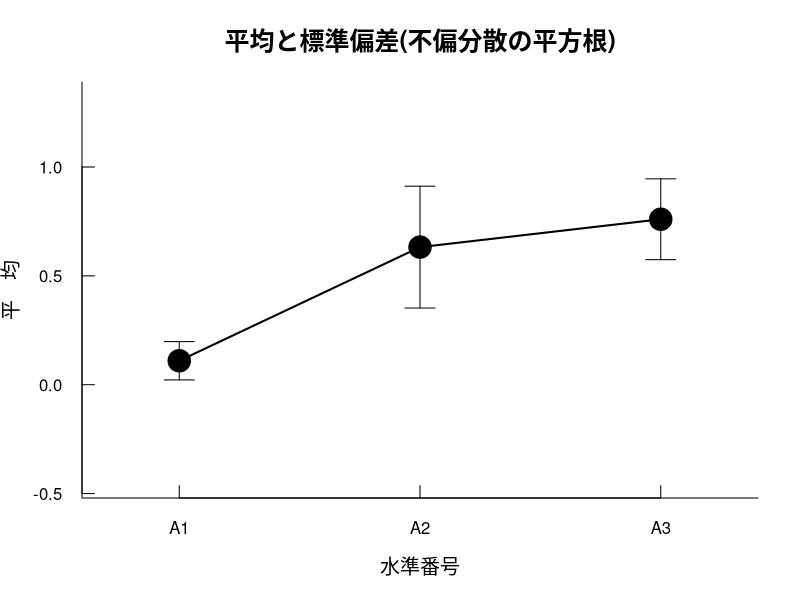
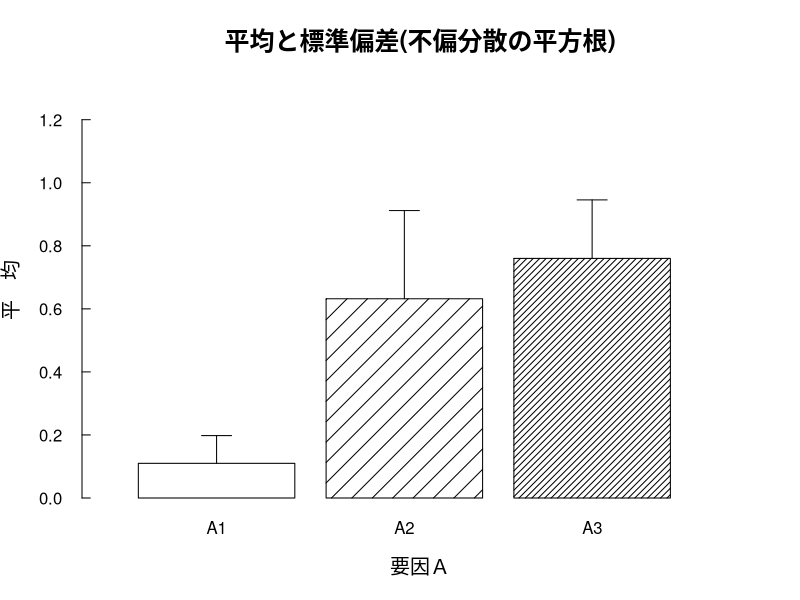
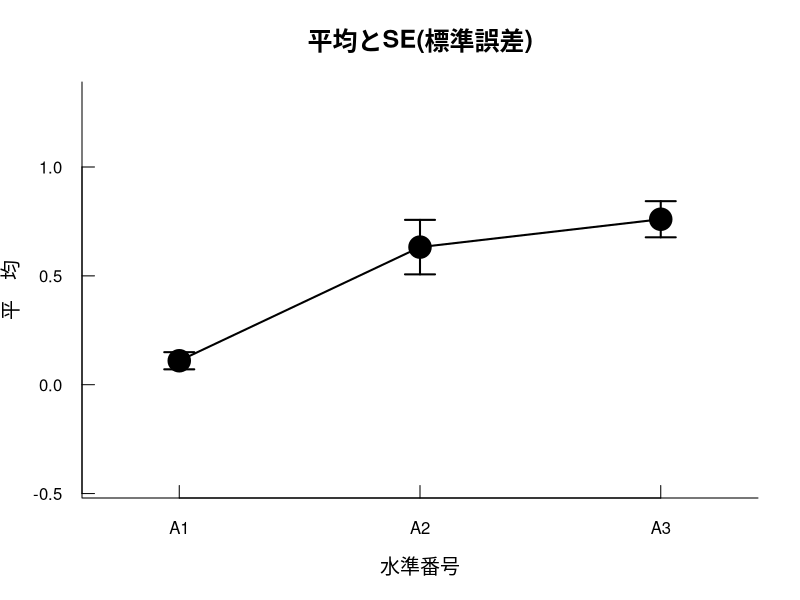
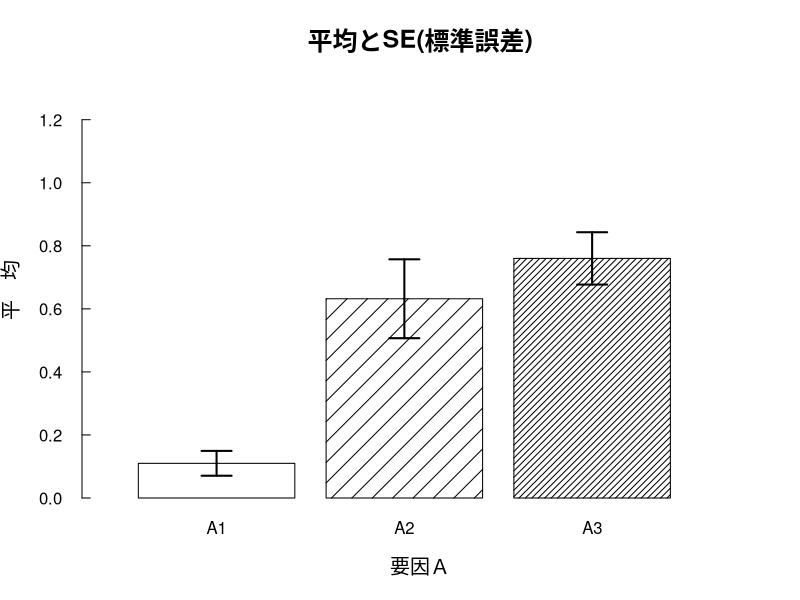

Here is the R script that generated these plots, in order:
##### 分散分析ｓＡ(１要因参加者内)

# パッケージ psych が必要

## js-STARの入力: sA
n    = c(5,5,5)

levA = 3

data = c(
 0.24, 0.16, 0.53,
 0.13, 0.82, 0.90,
 0.11, 0.80, 0.98,
 0, 0.59, 0.76,
 0.07, 0.79, 0.63
)

taju="BH"  # BH, holm, b

## js-STARの入力おわり

## スタック
s = gl(mean(n), levA)
A = gl(levA, 1, n[1]*levA)
sA= data.frame(s, A, data)
N = mean(n)

## 基本統計量
Title="平均と標準偏差(不偏分散の平方根)"
library( psych )
tx0=c(); txD=c()
for( i in 1:levA )
{
 kx= describe(subset(sA,A==i)$data )
 tx0= c(tx0, kx$n,kx$mean,kx$sd,kx$min,kx$max )
 txD= rbind(txD, kx[1,c(5,10:13)] )
}
tx0= matrix(round(tx0,4), nc=5,by=1 )
rownames(tx0)= paste("A.",1:levA, sep="" )
colnames(tx0)= c("   n","    Mean","     SD","   Min","   Max" )
rownames(txD)= rownames(tx0)
colnames(txD)= 
colnames(txD)= c("Median","Range","歪度","尖度","SE" )
hk=tx0[ ,2]; sd=tx0[ ,3]

## 作図
suij= 1:levA # 水準番号
bai=2 # ｙ軸の拡幅倍率

for( L in 1:2 )
{
if( L==1 ) Sd=sd else { Sd=txD[,5]; Title="平均とSE(標準誤差)" }
windows() # ライン図
xjik= c(1-.3, levA+.3) # ｘ軸の拡幅
yjik= c(min(hk)-max(sd)*bai,max(hk)+max(sd)*bai)
plot(suij,hk, bty="l",xli=xjik,yli=yjik,
  tck=0.03,  # 目盛り突起
  las=1,     # 目盛り正立
  xlab="水準番号", ylab="平　均",
  xaxt="n",
  main=Title, cex.main=1.5,cex.lab=1.2 )

meisho=paste("A",1:levA,sep="")
axis(side=1, at=1:levA, tck=0.03,labels=meisho )
arrows(suij,hk, suij,hk+Sd, lwd=L,ang=90,len=0.15 )
arrows(suij,hk, suij,hk-Sd, lwd=L,ang=90,len=0.15 )
lines (suij,hk, lwd=2,col=1)
points(suij,hk, pch=21,cex=3,bg=1 )

windows() # バー図
mitsdo= c(0:(levA-1))*10*log(1:levA) # バーの斜線密度
xjik= c(0,   levA+1) # ｘ軸の拡幅：levA+1
shoh= min(min(hk),0) # 最小平均か,ゼロ
dais= max(sd)        # 最大ＳＤ
yjik=c(shoh+dais*bai*sign(shoh),max(hk)+dais*bai) # ｙ軸の範囲

antx= barplot(hk, xli=xjik, yli=yjik,
 las=1, tck=0.02,     # ｙ軸の目盛
 col=1, den=mitsdo,   # バー斜線密度
 names.arg=paste("A",1:levA,sep=""),
 xlab="要因Ａ", # ｘ軸ラベル名
 ylab="平　均", # ｙ軸ラベル名
 main=Title, cex.main=1.5, cex.lab=1.2 )
arrows(antx,hk, antx,hk+Sd*sign(hk),lwd=L,ang=90,len=0.15 )
if(L==2) arrows(antx,hk,antx,hk-Sd*sign(hk),lwd=L,ang=90,len=0.15 )
}

# ANOVA
NAM="要因Ａ"
kx= anova(lm(data~s+A,sA) )
SS=kx$S; DF=kx$D; MS=kx$M; Fch=kx$F; Pch=kx$P
eta= SS[2]/sum(SS[2:3])
tx1= c()
tx1= matrix(round(c(SS,DF,MS,Fch,Pch,NA,eta,NA),4), nc=6 )
rownames(tx1)= c("  ｓ",NAM,"ｓ×Ａ" )
colnames(tx1)= c("SS","df","MS","Ｆ","ｐ","   ηp2" )
Fch=Fch[2]; Pch=Pch[2]

tx3= c() # 多重比較
if( Pch<0.10 & levA>2 )
{
 kx= pairwise.t.test(sA$data,sA$A,p.ad=taju, pair=1 )
 tx3= round(kx$p.v, 4)
 dimnames(tx3)= list(paste("A.",2:levA,sep=""),paste("A.",1:(levA-1),sep="") )
}

# hkR
dmat= matrix(data,nc=levA, by=1 )
rmat= cor(dmat)
keis= c()
for(x in 1:(levA-1)){ for(y in (x+1):levA) keis=c(keis,rmat[x,y] ) }
hkR= tanh( sum(nrow(dmat)*atanh(keis)) /( nrow(dmat)*length(keis) ) ) # Fisher.Z
if( sum(rmat<0)==0 | (sum(rmat<0)>0 & sum(rmat>0)==levA) ) mixR=0 else mixR=1
tmp= paste("A",1:levA, sep="" )
dimnames(rmat)= list(tmp,tmp)

# 球面性
lmod= lm(dmat~1)
kx= mauchly.test(lmod, X=~1 )
MsW=kx$stat; MsP=kx$p.va
kx= anova(lmod,X=~1,test="Spherical" )
eps= as.numeric(substr(attributes(kx)$head[5:6],29,34) )
tx9= c()
tx9= matrix(round(c(MsW,MsP,eps), 4), nc=4 )
rownames(tx9)="要因Ａ"
colnames(tx9)= c("Mauchly's W","   ｐ値","  G-G_ε"," H-F_ε" )

crP= c()
eps[ eps>1 ]=1
GGp= pf(Fch,DF[2]*eps[1],DF[3]*eps[1],low=0 )
HFp= pf(Fch,DF[2]*eps[2],DF[3]*eps[2],low=0 )
crP= matrix(round(c(DF[2],Fch,Pch,GGp,HFp),4),nc=5 )
rownames(crP)= NAM
colnames(crP)= c("df","Ｆ","ｐ"," G-G_ｐ"," H-F_ｐ")

# パワ
ESf= sqrt(eta/(1-eta) )
NCP= ESf^2*N*levA
PWz=c(); PWr=c()
d1=DF[2]; d2=DF[3]
crF= qf(0.95,d1,d2 )
PWz= 1-pf(crF,d1,d2,NCP )
PWr= 1-pf(crF,d1,d2,NCP*( 1/(1-abs(hkR)) ))
tx2= c()
tx2= matrix(round(c(ESf,PWz,PWr,hkR),4), nc=4 )
rownames(tx2)= NAM
colnames(tx2)= c("効果量ｆ"," 検出力0"," 検出力r"," 水準間相関")
if( mixR>0 ) Pow=PWz else Pow=PWr


# ■結果の書き方
PV= function(x) floor(x*1000)/1000
txt=c()
if( sum(sd==0)>0 ) txt="※分散=0 の水準があります。全データが同じ値です。以下の分析は信頼性がありません。\n\n"
Tari=0 # 多重あり
fuki= paste(" (F(",d1,",",d2,")=",round(Fch,3),", p=",PV(Pch),", ηp2=",round(eta,3),", 1-β=",round(Pow,3),")。", sep="" )
if( Pch<0.05 ) tmp="であった" else
if( Pch<0.10 ) tmp="傾向であった" else tmp="でなかった"
txt= paste(txt, "　各水準の○○得点について基本統計量をTable(tx0) or Fig.■に示す。\n　分散分析の結果 (Table(tx1)参照)，",NAM,"は有意",tmp,fuki, sep="" )

goku=""
if( Pch<0.10 )
{
 if( Pow<0.70 ){ goku="ただし"; tmp="不十分であり，信頼性が低い。" } else
 if( Pow<0.76 ) tmp="やや低いが0.70以上あり不十分ではない。" else
 if( Pow<0.80 ) tmp="ほぼ十分といえる。" else tmp="十分である。"
 txt= paste(txt, goku,"検出力 (1-β) は",tmp, sep="" )
 if( mixR>0 ) tmp="水準間の相関係数に正負が混在していたため平均相関を0と仮定し" else tmp="Fisherの重み付きZ変換値による平均相関を用いて"
 txt= paste(txt, "なお検出力の値は",tmp,"算出した。", sep="" )

if( levA>2 )
{
shus= 0
if( is.nan(MsP)==1 ){ tmp="計算不能であった"; MsP=NA; shus=shus+1 } else
  { if( MsP>=0.05 ) tmp="有意でなかったことを確認した" else { tmp="有意であった"; shus=shus+1 } }
fuki= paste(" (Mauchly's W=",round(MsW,3),", p=",PV(MsP),")。", sep="" )
txt= paste(txt, "\n　参加者内誤差についてMauchlyの球面性検定を行った結果 (Table(tx9)参照)，",tmp,fuki, sep="" )
if( (MsP<0.05 | is.na(MsP)>0) & shus>0 )
  {
   crp=crP[4]; fuki=""; ika=""
   if( crp<0.10 ){ tmp="であることを確認した"; if(crp>0.05) fuki="傾向" } else { tmp="性を得られなかった"; ika="以下，参考までに分析を進める。" }
   txt= paste(txt, "このためGreenhouse-Geisserの自由度調整係数による修正検定を行った結果 (Table(crP)参照)，",NAM,"は有意",fuki,tmp," (G-G corrected p=",PV(crp),")。",ika, sep="" )
  }
} # if(levA>)

if( levA==2 )
{
 if( hk[1]>hk[2] ) tmp="大きい" else tmp="小さい"
 if( Pch>0.05 ) fuki="傾向がある" else fuki=""
 txt= paste(txt, "\n　したがって，A1の平均",round(hk[1],3),"がA2の平均",round(hk[2],3),"よりも有意に",tmp,fuki,"ことが見いだされた。", sep="" )
} else {
 Tari= 1
 okjun= c()
 okjun= order(rownames(tx0)[ rank(tx0[,2]) ], decreasing=1 )
 fuki=c(); tmp=c( rep(",",levA-1), "" ) # 区切り
 for(i in 1:levA) fuki=paste(fuki,"A",okjun[i],tmp[i], sep="" )
 txt= paste(txt, "\n　対応のあるｔ検定を用いた多重比較 (α=0.05, 両側検定) を行った結果 (Table(tx3)参照)，", sep="" )
 kazu= sum(tx3<0.10, na.rm=1 )
 minP= min(tx3, na.rm=1)
 if( kazu<1 ) txt= paste(txt, "どの水準の平均の間にも有意差は見いだされなかった（adjusted ps>",PV(minP),")。", sep="" ) else
 { #####
txt= paste(txt, "平均の大きい順 (",fuki,") に記述すると，", sep="" )
owa= 0
for(i in 1:(levA-1))
  {
   if( owa==0 )
  {
   if( i==2 ) mata="また，" else mata=""
   hk1= round(hk[okjun[i]], 3 )
   txt= paste(txt, mata,"水準A",okjun[i],"の平均",hk1,"は", sep="" )
   yuiP=c(); sumi=0
for(j in (i+1):levA)
  {
   if( sumi==0 )
  {
   gyo=okjun[j]; rez=okjun[i]
   if( gyo>rez ) adP=tx3[gyo-1,rez] else adP=tx3[rez-1,gyo]
   if( adP<0.10 )
{
 keko="い傾向があ"; if( adP<0.05 ) keko="か"
 if( i+1<j )
   {
    kt=1+(i-1)*3; bs=j-i-1; aida=substr(fuki,kt+3*1,1+kt+3*bs )
    kazu=length(yuiP); if(kazu>1) goku="ps>" else goku="p="
    txt= paste(txt, aida,"の平均と有意差がなく (adjusted ",goku,PV(yuiP[kazu]),")，次の", sep="" )
   }
 hk2= round(hk[okjun[j]], 3 )
 tch= t.test(data~A, subset(sA, A==okjun[i] | A==okjun[j]), pair=1 )$stat
 txt= paste(txt,"A",okjun[j],"の平均",hk2,"よりも有意に大き",keko,"った (t(",N-1,")=",abs(round(tch,3)),", adjusted p=",PV(adP),")。", sep="" )
 sumi= 1
} else {
 yuiP= c(yuiP, adP )
 kazu=length(yuiP); if(kazu>1) goku="ps>" else goku="p="
 if( j==levA ){ txt=paste(txt, "以降の平均と有意差がなかった (adjusted ",goku,PV(yuiP[kazu]),")。", sep="" ); owa=1 }
}
   }  }  }  } # for(i)(j)
 } #####
} # if(levA)
} # if(Pch)

if( taju=="BH" ) TAJ="Benjamini & Hochberg (1995) "
if( taju=="holm" ) TAJ="Holm"
if( taju=="b" ) TAJ="Bonferroni"
if( Tari>0 ) txt= paste(txt, "
　以上のp値の調整には",TAJ,"の方法を用いた。", sep="" )
txt= paste(txt,"\n",sep="")

if( Tari>0 & taju=="BH" ){ txt=paste(txt, "\n［引用文献］\n",
"Benjamini, Y., & Hochberg, Y. (1995). Controlling the false discovery rate: A practical and powerful approach to multiple testing. Journal of the Royal Statistical Society Series B, 58, 289-300.\n", sep="" ) }
H=matrix(0,nr=1)
rownames(H)=""
colnames(H)=paste(" (多数回検定時のｐ値調整は",taju,"法による) ", sep="" )

txt= paste(txt, "\n\n⇒正規分布が仮定できない場合，または水準間の球面性が仮定できない場合は下の記述を参照あるいは追加してください。\n", sep="" )
kx= friedman.test(data~A|s, sA )
pc= kx$p.va
fuki= paste(" (χ2(",kx$para,")=",round(kx$stat,3),", p=",PV(pc),")。", sep="" )
if( pc<0.05 ) tmp="であった" else 
if( pc<0.10 ) tmp="傾向であった" else tmp="でなかった"
txt= paste(txt, "\n　Friedmanの順位和検定 (rank sum test) を行った結果，各水準の順位和の差は有意",tmp,fuki, sep="" )
if( pc<0.10 & levA>2 ) txt=paste(txt, "Wilcoxonの符号化順位検定を用いた多重比較の結果は，Table(オプションのWilcox多重比較)の通りである (データにタイがある場合ｐ値は近似値)。p値の調整には",TAJ,"の方法を用いた。", sep="" )
txt= paste(txt,"\n",sep="" )
fgoT=function()
{
 options(warn=-1 )
 round(pairwise.wilcox.test(sA$data,sA$A,p.ad=taju,pair=1)$p.va, 4 )
}
TesT= function(水準=1,相手=2)
{
 tx= t.test(data~A,subset(sA,A==水準 | A==相手), pair=1 )
 ttx= paste("t(",N-1,")=",abs(round(tx$stat,4)),", non-adjusted p=",round(tx$p.va,4),"(両側)\n", sep="" )
 cat(ttx)
}

options(digits=5)
options(scipen=5)
##############################
#
#   分散分析 ｓＡ-design
#   １要因  参加者内計画
#
H#############################
tx0 # 基本統計量（SD=不偏分散の平方根）
# 歪度,尖度,SEなどは『オプション』参照

tx1 # 分散分析ｓＡ
    # 効果量ηp2 は偏イータ２乗

tx2 # 効果量ｆと検出力(1-β)
# 検出力0：水準間相関=0 (正負混在の場合)
# 検出力r：水準間相関=r (標本値から算出)

tx3 # ｔ検定による多重比較の調整後ｐ値

tx9 # 球面性検定（df=1は不要）と自由度調整係数ε
crP # 球面性検定が有意のときの修正ｐ値
    # ■参加者数Ｎ≦10なら H-F_ｐ参照可

cat(txt) # 結果の書き方

# ■オプション：［↑］⇒行頭の♯を消す⇒［Enter］
# windows();boxplot(data~A,sA) # 箱ひげ図
# txD # Median,歪度,尖度,SEなど
# round(rmat,3) # 相関行列
# fgoT()        # Wilcox多重比較(調整後ｐ値)
# TesT(水準=1, 相手=2 ) # 任意の２水準のｔ検定
# write(txt,file.choose(),ap=T) # 結果のファイル保存

# _/_/_/ Powered by js-STAR _/_/_/
